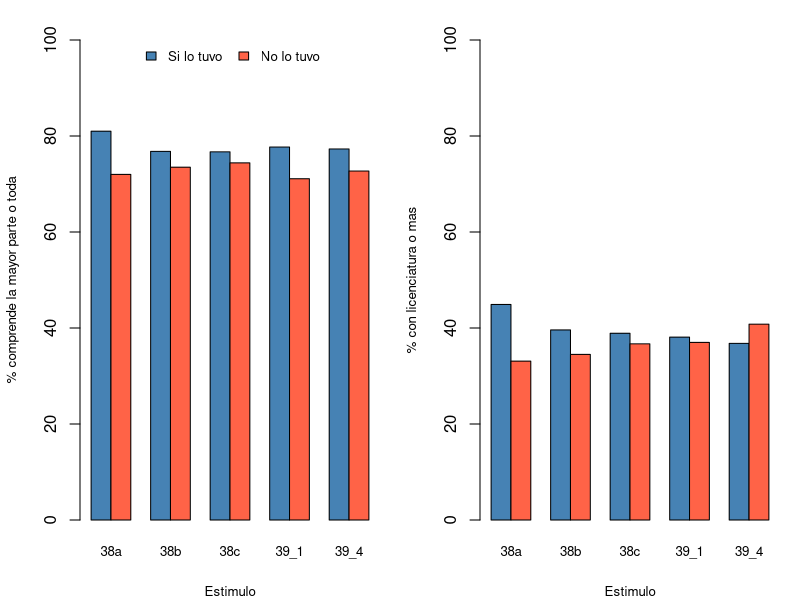
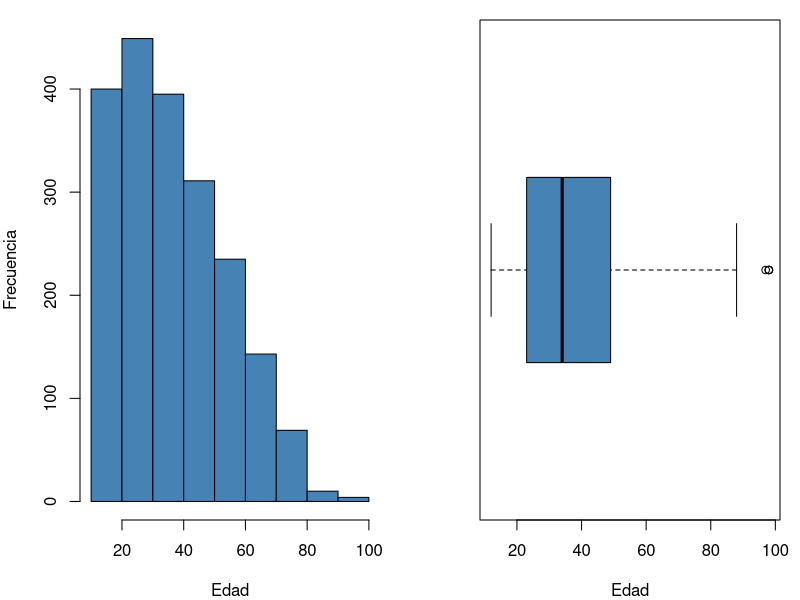
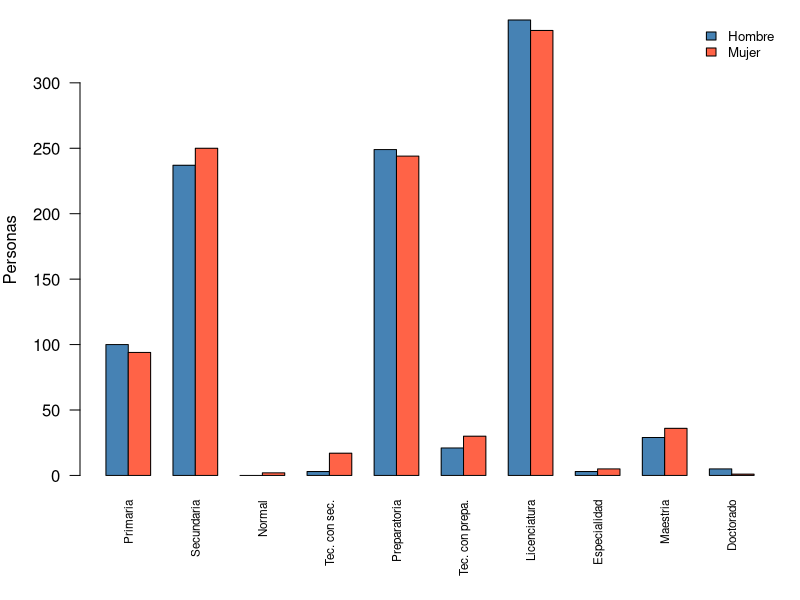
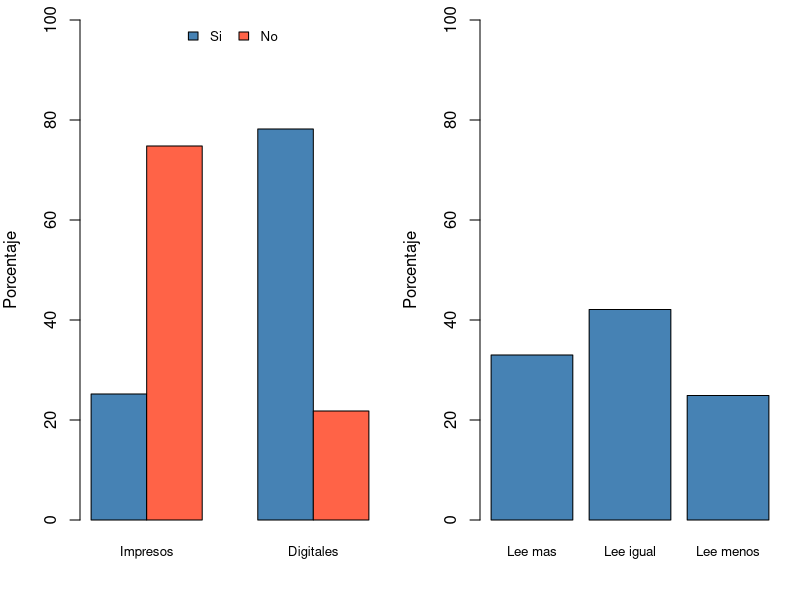

Source code (R) for these figures, in order:
## ---- chunk 1
# en el reporte no se muestra codigo, solo tablas y graficas
knitr::opts_chunk$set(echo = FALSE, message = FALSE, warning = FALSE,
                      fig.pos = "H", fig.align = "center")
## ---- chunk 2
datos <- read.csv("MOLEC_2025_limpia.csv")
n <- nrow(datos)

# porcentaje que contesto 1 en una variable
pct1 <- function(x) {
  round(mean(x == 1) * 100, 1)
}

estimulos <- c("m_p38a", "m_p38b", "m_p38c", "m_p39_1", "m_p39_4")
nombres_est <- c("Lo llevaban a bibliotecas", "Veia leer a sus padres", "Sus padres le leian",
                 "Maestros pedian otros libros", "Maestros animaban a ir a bibliotecas")

# resultados en forma de si/no para comparar porcentajes
comp_alta <- datos$m_p33 >= 3              # comprende la mayor parte o toda
lic <- datos$niv >= 8 & datos$niv != 99    # licenciatura o mas
no_dificil <- datos$m_p36_2 == 3           # no le cuesta leer varios minutos

# porcentaje de cada resultado entre quien si tuvo el estimulo y quien no
comp_si <- c(); comp_no <- c(); lic_si <- c(); lic_no <- c(); at_si <- c(); at_no <- c()
for (v in estimulos) {
  x <- datos[[v]]
  comp_si <- c(comp_si, round(mean(comp_alta[x == 1]) * 100, 1))
  comp_no <- c(comp_no, round(mean(comp_alta[x == 2]) * 100, 1))
  lic_si <- c(lic_si, round(mean(lic[x == 1]) * 100, 1))
  lic_no <- c(lic_no, round(mean(lic[x == 2]) * 100, 1))
  at_si <- c(at_si, round(mean(no_dificil[x == 1]) * 100, 1))
  at_no <- c(at_no, round(mean(no_dificil[x == 2]) * 100, 1))
}

# Spearman: estimulo (1 = si, 0 = no) contra cada resultado, sin los codigos 9 y 99
rho_niv <- c(); p_niv <- c(); rho_33 <- c(); p_33 <- c(); rho_36 <- c(); p_36 <- c()
for (v in estimulos) {
  x <- datos[[v]]
  usar <- x != 9 & datos$niv != 99
  tuvo <- ifelse(x[usar] == 1, 1, 0)
  a <- cor.test(tuvo, datos$niv[usar], method = "spearman", exact = FALSE)
  b <- cor.test(tuvo, datos$m_p33[usar], method = "spearman", exact = FALSE)
  d <- cor.test(tuvo, datos$m_p36_2[usar], method = "spearman", exact = FALSE)
  rho_niv <- c(rho_niv, round(a$estimate, 2)); p_niv <- c(p_niv, a$p.value)
  rho_33 <- c(rho_33, round(b$estimate, 2)); p_33 <- c(p_33, b$p.value)
  rho_36 <- c(rho_36, round(d$estimate, 2)); p_36 <- c(p_36, d$p.value)
}

# escolaridad contra competencias lectoras
sin99 <- datos$niv != 99
rho_niv_p32 <- round(cor(datos$niv[sin99], datos$m_p32[sin99], method = "spearman"), 2)
rho_niv_p33 <- round(cor(datos$niv[sin99], datos$m_p33[sin99], method = "spearman"), 2)
rho_niv_p36 <- round(cor(datos$niv[sin99], datos$m_p36_2[sin99], method = "spearman"), 2)

# personas que se quitaron en la limpieza solo por no tener m_p38d_1
equipo <- read.csv("DatosEquipo1_2025.csv")
otras <- names(equipo)[names(equipo) != "m_p38d_1"]
quitadas <- sum(complete.cases(equipo[otras])) - n
## ---- chunk 3
libros <- datos$m_p38d_1[datos$m_p38d_1 != 9]

tabla1 <- data.frame(
  Variable = c("m_p38a", "m_p38b", "m_p38c", "m_p38d", "m_p38d_1", "m_p39_1", "m_p39_4",
               "niv", "m_p33", "m_p36_2", "m_p32", "m_p34_1", "m_p34_2", "m_p35", "sexo", "edad"),
  Pregunta = c("De niño, lo llevaban a bibliotecas o librerias",
               "De niño, veia leer a sus padres o tutores",
               "De niño, sus padres o tutores le leian",
               "Habia libros en su casa (sin contar los de texto)",
               "Cuantos libros habia en su casa",
               "En primaria, le pedian leer otros libros",
               "En primaria, lo animaban a visitar bibliotecas",
               "Nivel maximo de escolaridad",
               "Comprension de lo que lee",
               "Le resulta dificil leer varios minutos seguidos",
               "Velocidad de lectura",
               "Consulta medios impresos de apoyo",
               "Consulta medios digitales de apoyo",
               "Lee mas, igual o menos que hace un año",
               "Sexo", "Edad"),
  Tipo = c("Nominal", "Nominal", "Nominal", "Nominal", "Ordinal", "Nominal", "Nominal",
           "Ordinal", "Ordinal", "Ordinal", "Ordinal", "Nominal", "Nominal", "Ordinal",
           "Nominal", "Numerica"),
  Resumen = c(paste0("Si: ", pct1(datos$m_p38a), "%"),
              paste0("Si: ", pct1(datos$m_p38b), "%"),
              paste0("Si: ", pct1(datos$m_p38c), "%"),
              paste0("Si: ", pct1(datos$m_p38d), "%"),
              paste0("De 1 a 25 libros: ", pct1(libros), "%"),
              paste0("Si: ", pct1(datos$m_p39_1), "%"),
              paste0("Si: ", pct1(datos$m_p39_4), "%"),
              "Mediana: preparatoria",
              paste0("Mediana: la mayor parte. Poca o la mitad: ", round(mean(!comp_alta) * 100, 1), "%"),
              paste0("De acuerdo: ", pct1(datos$m_p36_2), "%"),
              "Mediana: regular",
              paste0("Si: ", pct1(datos$m_p34_1), "%"),
              paste0("Si: ", pct1(datos$m_p34_2), "%"),
              paste0("Mas: ", pct1(datos$m_p35), "%. Menos: ", round(mean(datos$m_p35 == 3) * 100, 1), "%"),
              paste0("Mujeres: ", round(mean(datos$sexo == 2) * 100, 1), "%"),
              paste0("Media: ", round(mean(datos$edad), 1), " años. Desv. est.: ", round(sd(datos$edad), 1)))
)
knitr::kable(tabla1, caption = "Variables del analisis y su caracteristica principal.")
## ---- chunk 4
par(mfrow = c(1, 2), mar = c(4, 4, 2, 1))
cortos <- c("38a", "38b", "38c", "39_1", "39_4")
barplot(rbind(comp_si, comp_no), beside = TRUE, names.arg = cortos, ylim = c(0, 100),
        col = c("steelblue", "tomato"), ylab = "% comprende la mayor parte o toda",
        xlab = "Estimulo", cex.names = 0.8, cex.lab = 0.8,
        legend.text = c("Si lo tuvo", "No lo tuvo"),
        args.legend = list(x = "top", horiz = TRUE, bty = "n", cex = 0.8))
barplot(rbind(lic_si, lic_no), beside = TRUE, names.arg = cortos, ylim = c(0, 100),
        col = c("steelblue", "tomato"), ylab = "% con licenciatura o mas",
        xlab = "Estimulo", cex.names = 0.8, cex.lab = 0.8)
par(mfrow = c(1, 1))
## ---- chunk 5
# un asterisco cuando el valor p es menor a 0.05
marca <- function(rho, p) {
  paste0(format(rho, nsmall = 2), ifelse(p < 0.05, " *", ""))
}
tabla2 <- data.frame(
  Estimulo = nombres_est,
  Si = paste0(c(pct1(datos$m_p38a), pct1(datos$m_p38b), pct1(datos$m_p38c),
                pct1(datos$m_p39_1), pct1(datos$m_p39_4)), "%"),
  Escolaridad = marca(rho_niv, p_niv),
  Comprension = marca(rho_33, p_33),
  Atencion = marca(rho_36, p_36)
)
names(tabla2) <- c("Estimulo en la infancia", "Si lo tuvo", "Escolaridad", "Comprension", "Atencion")
knitr::kable(tabla2, align = "lrrrr",
             caption = "Correlacion de Spearman entre cada estimulo y los tres resultados. El asterisco indica valor p menor a 0.05.")
## ---- chunk 6
par(mfrow = c(1, 2), mar = c(4, 4, 1, 1))
hist(datos$edad, main = "", xlab = "Edad", ylab = "Frecuencia", col = "steelblue")
boxplot(datos$edad, horizontal = TRUE, xlab = "Edad", col = "steelblue")
par(mfrow = c(1, 1))
## ---- chunk 7
niveles <- c("Primaria", "Secundaria", "Normal", "Tec. con sec.", "Preparatoria", "Tec. con prepa.",
             "Licenciatura", "Especialidad", "Maestria", "Doctorado")
niv_f <- factor(datos$niv[sin99], levels = 2:11, labels = niveles)
sexo_f <- factor(datos$sexo[sin99], levels = c(1, 2), labels = c("Hombre", "Mujer"))
par(mar = c(6, 4, 1, 1))
barplot(table(sexo_f, niv_f), beside = TRUE, las = 2, cex.names = 0.7, ylab = "Personas",
        col = c("steelblue", "tomato"), legend.text = TRUE,
        args.legend = list(x = "topright", bty = "n", cex = 0.8))
## ---- chunk 8
par(mfrow = c(1, 2), mar = c(4, 4, 1, 1))
apoyo <- rbind(c(pct1(datos$m_p34_1), pct1(datos$m_p34_2)),
               c(100 - pct1(datos$m_p34_1), 100 - pct1(datos$m_p34_2)))
barplot(apoyo, beside = TRUE, names.arg = c("Impresos", "Digitales"), ylim = c(0, 100),
        col = c("steelblue", "tomato"), ylab = "Porcentaje", cex.names = 0.8,
        legend.text = c("Si", "No"), args.legend = list(x = "top", horiz = TRUE, bty = "n", cex = 0.8))
cambio <- round(prop.table(table(datos$m_p35)) * 100, 1)
barplot(cambio, names.arg = c("Lee mas", "Lee igual", "Lee menos"), ylim = c(0, 100),
        col = "steelblue", ylab = "Porcentaje", cex.names = 0.8)
par(mfrow = c(1, 1))
## ---- chunk 9
grupos <- c("De 1 a 25", "De 26 a 50", "De 51 a 75", "De 76 a 100", "Mas de 100")
personas <- c(); pct_lic <- c(); pct_comp <- c()
for (k in 1:5) {
  g <- datos$m_p38d_1 == k
  personas <- c(personas, sum(g))
  pct_lic <- c(pct_lic, round(mean(lic[g]) * 100, 1))
  pct_comp <- c(pct_comp, round(mean(comp_alta[g]) * 100, 1))
}
tablaA1 <- data.frame(grupos, personas, pct_lic, pct_comp)
names(tablaA1) <- c("Libros en casa", "Personas", "% licenciatura o mas", "% comprension alta")
knitr::kable(tablaA1, caption = "Escolaridad y comprension segun el numero de libros que habia en casa durante la infancia.")
